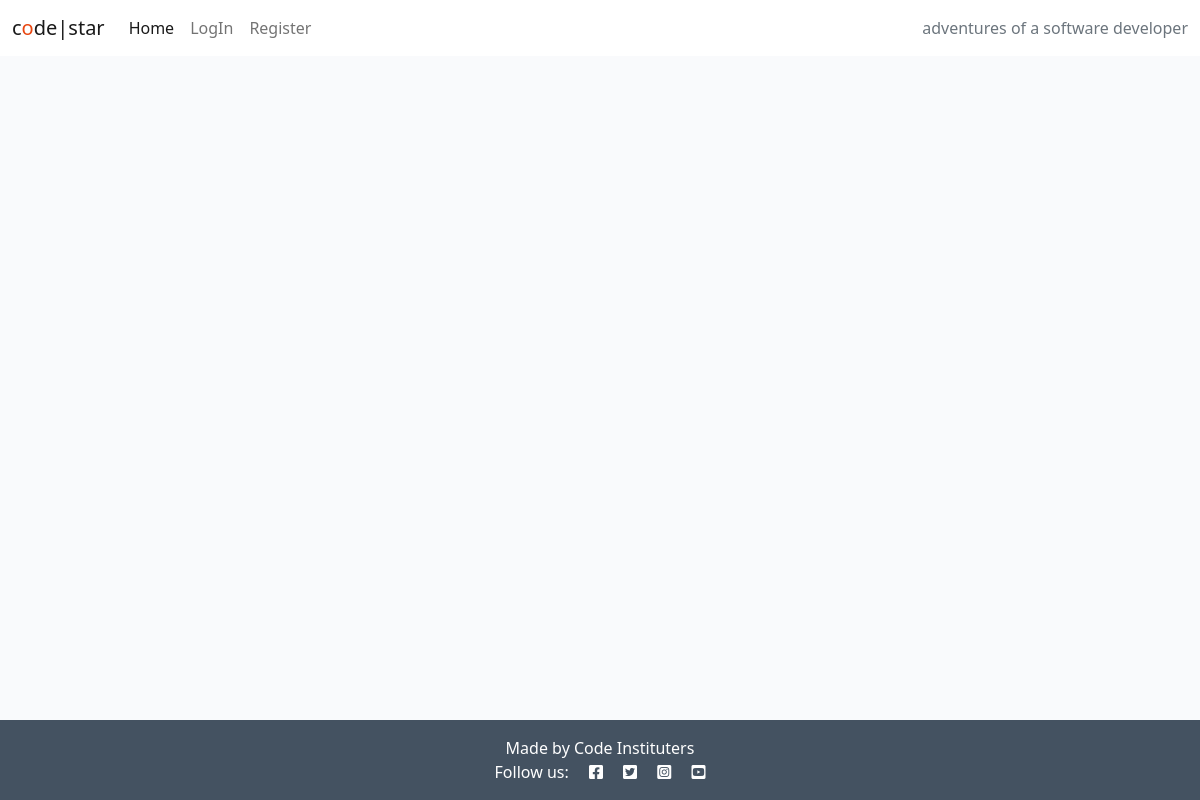
Before: / with the older database file.
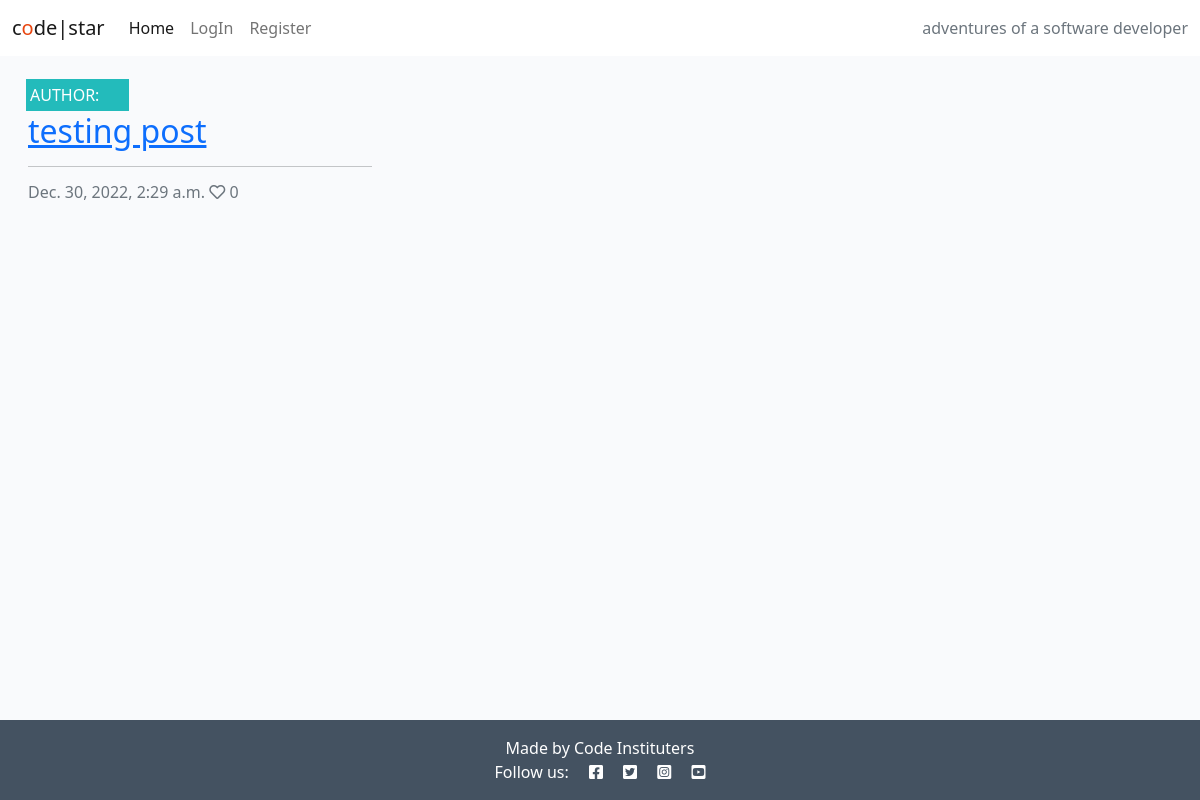
After: the same page with the newer database file.
### blog/models.py (models this page shows, shortened)
class Posts(models.Model):
    title = models.CharField(max_length=200, unique=True)
    slug = models.SlugField(max_length=200, unique=True)
    author = models.ForeignKey(User, on_delete=models.CASCADE, related_name='blog_posts')
    updated_on = models.DateTimeField(auto_now=True)
    content = models.TextField()
    featured_image = CloudinaryField('image', default='placeholder')
    excerpt = models.TextField(blank=True)
    created_on = models.DateTimeField(auto_now_add=True)
    status = models.IntegerField(choices=STATUS, default=0)
    likes = models.ManyToManyField(User, related_name="blog_likes", blank=True)
    class Meta:
        ordering = ['-created_on']
    def number_of_likes(self):
        return self.likes.count()

### blog/views.py (the view)
# urls.py: path('', views.PostList.as_view(), name='home'),
class PostList(generic.ListView):
    model = Posts
    queryset = Posts.objects.filter(status=1).order_by('-created_on')
    template_name = 'index.html'
    paginate_by = 5

### templates/index.html (shortened to what this page needs)
{% extends 'base.html' %}
{% block content %}
<div class="container-fluid">
    <div class="row">
        <div class="col-12 mt-3">
            <div class="row">
                {% for post in posts_list %}
                <div class="col-md-4">
                    <div class="card mb-4">
                        <div class="card-body">
                            <div class="image-container">
                                <div class="image-flash">
                                    <p class="author">Author: {{post.Author}}</p>
                                </div>
                            </div>
                            <a href="{% url 'post_detail' post.slug %}" class="post-link">
                                <h2 class="card-title">{{post.title}}</h2>
                            </a>
                            <hr>
                            <p class="card-textt text-muted h6">{{post.created_on}} <i class="far fa-heart"></i>
                                {{post.number_of_likes}}
                            </p>
                        </div>
                    </div>
                </div>
            {% endfor %}
        </div>
    </div>
</div>
</div>
{% endblock %}

### templates/base.html (shortened to what this page needs)
{% load static %}
<!DOCTYPE html>
<html lang="en" class="h-100">
<head>
    <link rel="stylesheet" href="https://cdnjs.cloudflare.com/ajax/libs/font-awesome/5.15.3/css/all.min.css">
    <link href="CLOUDINARY_URL=cloudinary://454417718783186:aKJHNDLwazrlaqZ7wvNdXRRCHQI@drulpekag" rel="stylesheet">
    <link href="https://cdn.jsdelivr.net/npm/bootstrap@5.0.1/dist/css/bootstrap.min.css" rel="stylesheet"
>
    <link rel="stylesheet" href="{% static 'css/style.css' %}">
</head>
<body class="d-flex flex-column h-100 main-bg">
    <nav class="navbar navbar-expand-lg navbar-light bg-white">
        <div class="container-fluid">
            <a class="navbar-brand" href="#"><span>c<span class="red-o">o</span>de<span
                        class="thin">|star</span></span></a>
            <div class="collapse navbar-collapse" id="navbarSupportedContent">
                <ul class="navbar-nav me-auto mb-2 mb-lg-0">
                    <li class="nav-item">
                        <a class="nav-link active" href="#" aria-current="page">Home</a>
                    </li>
                    <li class="nav-item">
                        {% if user.is_authenticated %}
                        <a class="nav-link" href="{% url 'account_logout' %}">LogOut</a>
                        {% else %}
                        <a class="nav-link" href="{% url 'account_login' %}">LogIn</a>
                        <li class="nav-item">
                            <a class="nav-link" href="{% url 'account_signup' %}">Register</a>
                        </li>
                        {% endif %}
                    </li>
                </ul>
                <span class="navbar-text text-muted">adventures of a software developer</span>
            </div>
        </div>
    </nav>
    <main class="main-bg flex-shrink-0">
        {% block content %}
        {% endblock content %}
    </main>
    <footer class="footer dark-bg mt-auto py-3 ">
        <p class="m-0 text-center text-white">Made by Code Instituters</p>
        <p class="m-0 text-center text-white">Follow us: <i class="fab fa-facebook-square ms-3"></i>
            <i class="fab fa-twitter-square ms-3"></i>
            <i class="fab fa-instagram-square ms-3"></i>
            <i class="fab fa-youtube-square ms-3"></i></p>
    </footer>
</body>
</html>

### static/css/style.css (style rules this page uses)
body { background-color: #F9FAFC; }
.red-o { color: #E84610; }
.thin { font-weight: 300; }
.main-bg { background-color: #F9FAFC; }
.dark-bg { background-color: #445261; }
.image-container { position: relative; }
.image-flash { position: absolute; bottom: 5%; min-width: 30%; left: -2px; background-color: #23BBBB; }
.author { color: white; margin: 4px; text-transform: uppercase; }
.card { border: none; background-color: transparent; }

Changed rows visible on the page:
added Posts: title "testing post", created_on "Dec. 30, 2022, 2:29 a.m.", number_of_likes "0"
